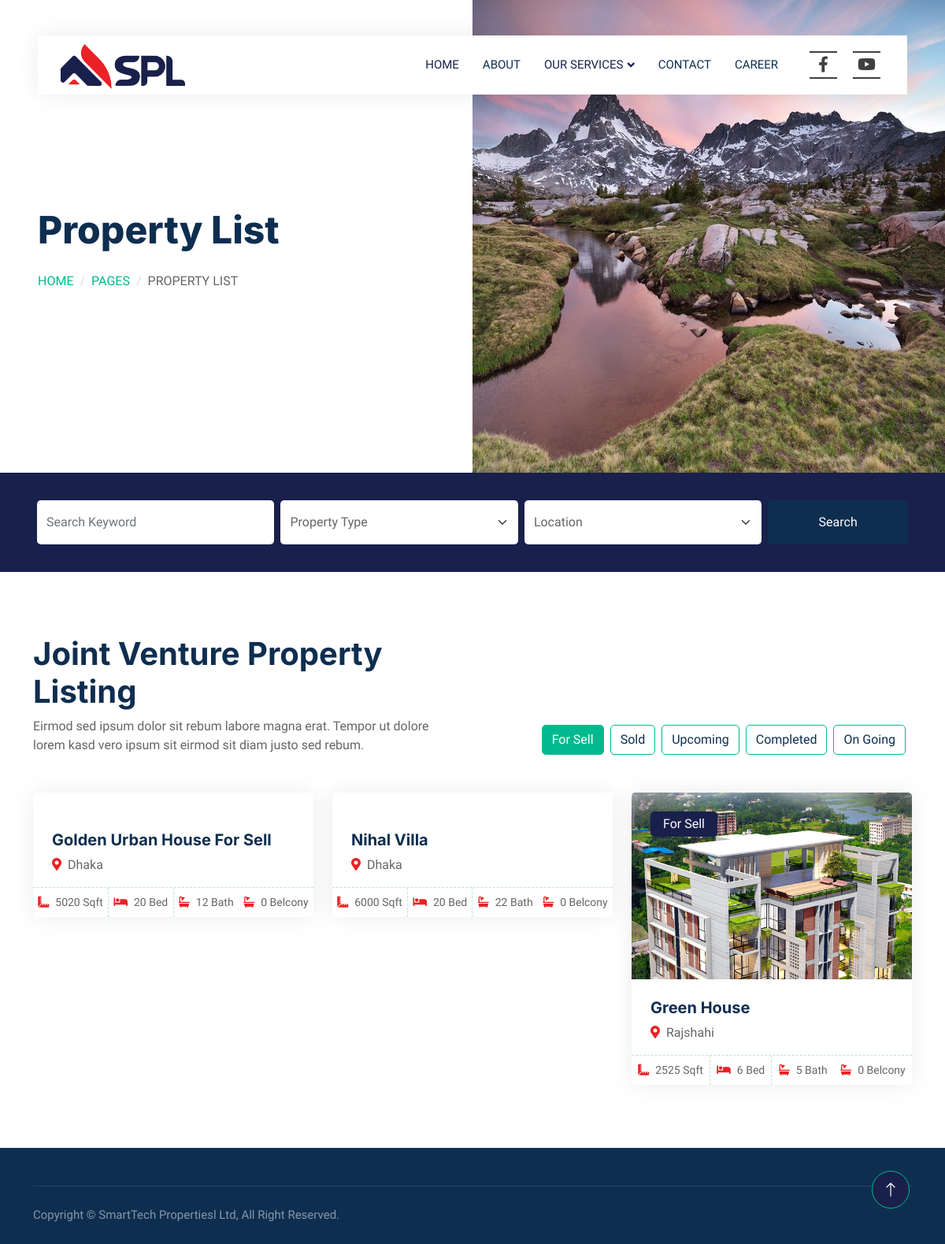
Before: /join_p/ with the older database file.
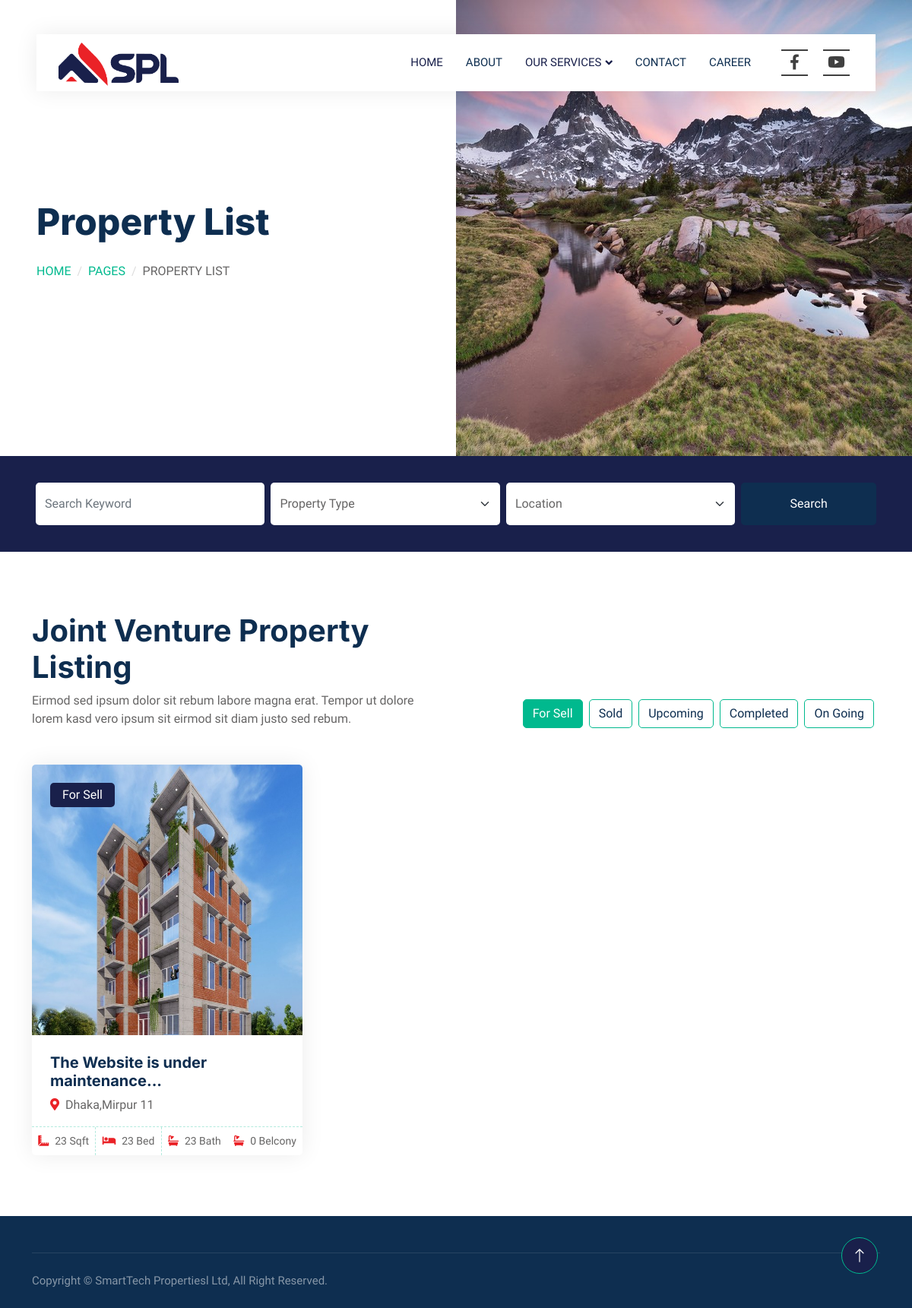
After: the same page with the newer database file.
### properties/models.py (models this page shows, shortened)
class Property(models.Model):
    CATEGORY_CHOICES = (
        ('P', 'Primary Project'),
        ('S', 'Secondary Project'),
        ('L', 'Land Shearing'),
        ('J', 'Joint Venture'),
    )
    PROPERTY_TYPES = [
        ('sell', 'For Sell'),
        ('sold', 'Sold'),
        ('upcoming', 'Upcoming'),
        ('completed', 'Completed'),
        ('ongoing', 'OnGoing'),
    ]
    title = models.CharField(max_length=100)
    category = models.CharField(choices=CATEGORY_CHOICES, default='J', max_length=2)
    property_type = models.CharField(max_length=10, choices=PROPERTY_TYPES, default='sell')
    location = models.CharField(max_length=255)
    image = models.ImageField(upload_to='property_images/', default="No Image Set")
    size_sqft = models.IntegerField()
    bedrooms = models.IntegerField()
    bathrooms = models.IntegerField()
    belcony = models.IntegerField(default=0)
    drawingroom = models.IntegerField(default=0)
    dyningroom = models.IntegerField(default=0)
    kitchen = models.IntegerField(default=0)

### properties/views.py (the view)
# urls.py: path('join_p/',views.join_p,name="join_p"),
def join_p(request):
    header_image = PropertyHeaderImage.objects.first()
    j_properties = Property.objects.filter(category='J').order_by('id')
    for_sell_properties = j_properties.filter(property_type='sell')[:6]
    additional_sell_properties = j_properties.filter(property_type='sell')[6:]
    sold_properties = j_properties.filter(property_type='sold')[:6]
    additional_sold_properties = j_properties.filter(property_type='sold')[6:]
    upcoming_properties = j_properties.filter(property_type='upcoming')[:6]
    additional_upcoming_properties = j_properties.filter(property_type='upcoming')[6:]
    completed_properties = j_properties.filter(property_type='completed')[:6]
    additional_completed_properties = j_properties.filter(property_type='completed')[6:]
    ongoing_properties = j_properties.filter(property_type='ongoing')[:6]
    additional_ongoing_properties = j_properties.filter(property_type='ongoing')[6:]
    context = {
        'header_image': header_image,
        'for_sell_properties': for_sell_properties,
        'additional_sell_properties': additional_sell_properties,
        'sold_properties': sold_properties,
        'additional_sold_properties': additional_sold_properties,
        'upcoming_properties': upcoming_properties,
        'additional_upcoming_properties': additional_upcoming_properties,
        'completed_properties': completed_properties,
        'additional_completed_properties': additional_completed_properties,
        'ongoing_properties': ongoing_properties,
        'additional_ongoing_properties': additional_ongoing_properties,
    }
    return render(request, 'properties/Join_venture.html', context)

### properties/templates/properties/Join_venture.html (shortened to what the changed rows need)
{% extends "properties/base.html" %}
{% block body %}
{% load static %}
<div class="container-fluid header bg-white p-0">
    <div class="row g-0 align-items-center flex-column-reverse flex-md-row">
        <div class="col-md-6 p-5 mt-lg-5">
            <h1 class="display-5 animated fadeIn mb-4">Property List</h1>
        </div>
    </div>
</div>
<div class="container-xxl py-5">
    <div class="container">
        <div class="row g-0 gx-5 align-items-end">
            <div class="col-lg-6">
                <div class="text-start mx-auto mb-5 wow slideInLeft" data-wow-delay="0.1s">
                    <h1 class="mb3">Joint Venture Property Listing</h1>
                </div>
            </div>
        </div>
        <div class="tab-content">
            <div id="tab-1" class="tab-pane fade show p-0 active">
                <div class="row g-4" id="property-list">
                    {% for property in for_sell_properties %}
                    <div class="col-lg-4 col-md-6 wow fadeInUp" data-wow-delay="0.1s">
                        <div class="property-item rounded overflow-hidden">
                            <div class="position-relative overflow-hidden">
                                <a href="{% url 'property_detail' property.id %}">
                                    <img class="img-fluid" src="{{ property.image.url }}" alt="">
                                </a>
                                <div class="bg-primary rounded text-white position-absolute start-0 top-0 m-4 py-1 px-3">
                                    For Sell
                                </div>
                            </div>
                            <div class="p-4 pb-0">
                                <a class="d-block h5 mb-2" href="{% url 'property_detail' property.id %}">{{ property.title }}</a>
                                <p><i class="fa fa-map-marker-alt text-primary me-2"></i>{{ property.location }}</p>
                            </div>
                            <div class="d-flex border-top">
                                <small class="flex-fill text-center border-end py-2"><i class="fa fa-ruler-combined text-primary me-2"></i>{{ property.size_sqft }} Sqft</small>
                                <small class="flex-fill text-center border-end py-2"><i class="fa fa-bed text-primary me-2"></i>{{ property.bedrooms }} Bed</small>
                                <small class="flex-fill text-center py-2"><i class="fa fa-bath text-primary me-2"></i>{{ property.bathrooms }} Bath</small>
                                <small class="flex-fill text-center py-2"><i class="fa fa-bath text-primary me-2"></i>{{ property.belcony }} Belcony</small>
                            </div>
                        </div>
                    </div>
                    {% endfor %}
                </div>
            </div>
        </div>
    </div>
</div>
{% endblock %}

Changed rows visible on the page:
removed Property: title "Golden Urban House For Sell", location "Dhaka", size_sqft "5020", bedrooms "20", bathrooms "12", belcony "0"
removed Property: title "Nihal Villa", location "Dhaka", size_sqft "6000", bedrooms "20", bathrooms "22", belcony "0"
removed Property: image (picture), title "Green House", location "Rajshahi", size_sqft "2525", bedrooms "6", bathrooms "5", belcony "0"
added Property: image (picture), title "The Website is under maintenance...", location "Dhaka,Mirpur 11", size_sqft "23", bedrooms "23", bathrooms "23", belcony "0"
